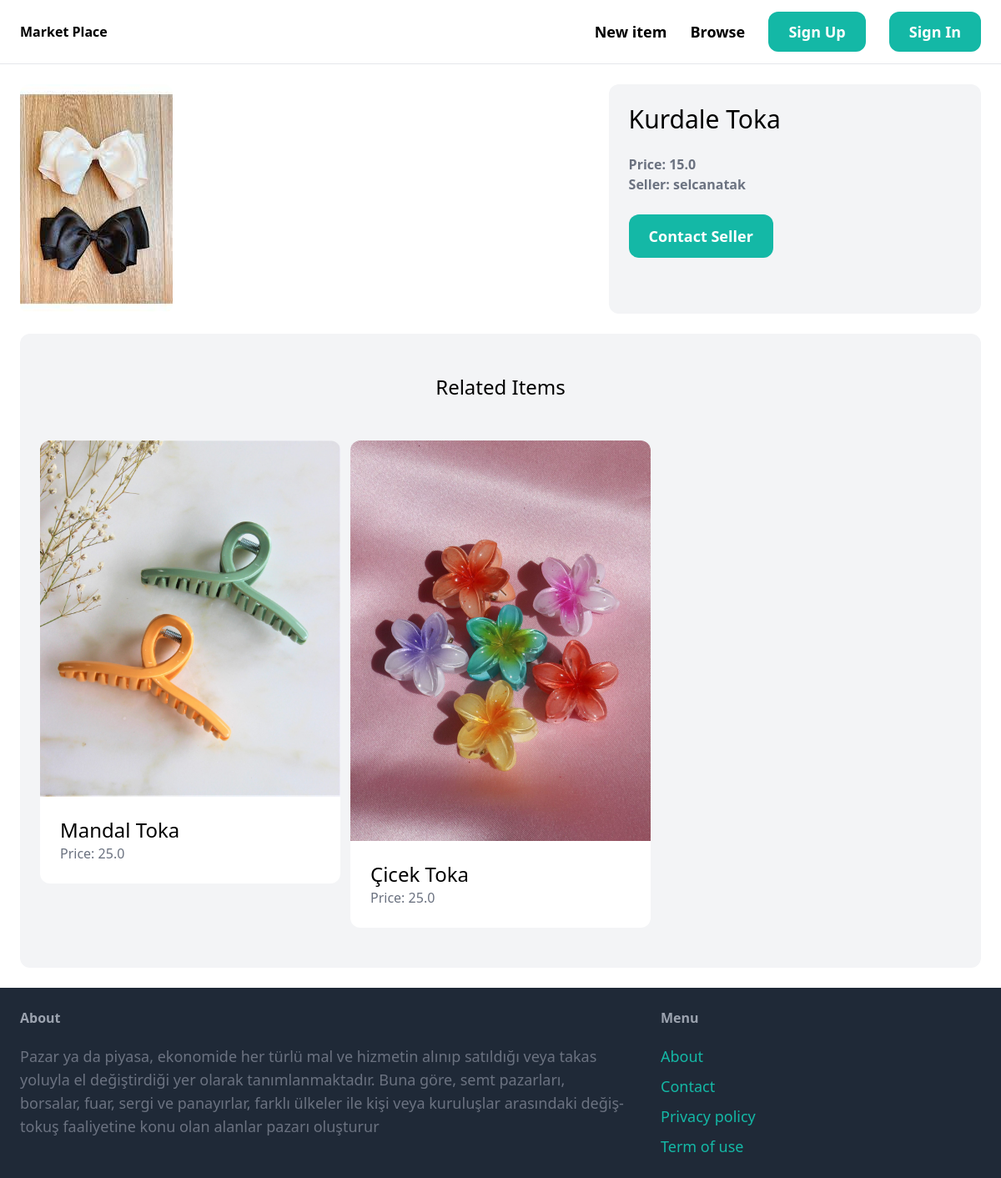
The page /items/2 on the database its author committed.
### item/models.py (models this page shows, shortened)
class Item(models.Model):
    category = models.ForeignKey(Category, related_name='items', on_delete=models.CASCADE)
    name = models.CharField(max_length=255)
    description = models.TextField(blank=True, null=True)
    price = models.FloatField()
    image = models.ImageField(upload_to='item_images', blank=True, null=True)
    is_sold = models.BooleanField(default=False)
    created_by = models.ForeignKey(User, related_name='items', on_delete=models.CASCADE)
    created_at = models.DateTimeField(auto_now_add=True)

### item/views.py (the view)
# urls.py: path("items/<int:pk>", views.detail, name='detail'),
def detail(request, pk):
    item = get_object_or_404(Item, pk=pk)
    related_items = Item.objects.filter(category=item.category, is_sold=False).exclude(pk=pk)[0:3]
    context = {
        'item': item,
        'related_items': related_items,
    }
    return render(request, 'item/detail.html', context)

### templates/item/detail.html (shortened to what this page needs)
{% extends 'marketplace/base.html' %}
{% block content %}
<div class="grid grid-cols-5 gap-6">
    <div class="col-span-3">
        <img src="{{ item.image.url }}" class="rounded-xl">
    </div>
    <div class="col-span-2 p-6 bg-gray-100 rounded-xl" >
        <h1 class="mb-6 text-3xl" > {{item.name}} </h1>
        <p class="text-gray-500" ><strong> Price: {{item.price}} </strong></p>
        <p class="text-gray-500" ><strong> Seller: {{item.created_by.username}} </strong></p>
        <a href="#" class="inline-block mt-6 px-6 py-3 text-lg font-semibold bg-teal-500 text-white rounded-xl hover:bg-teal-700">Contact Seller </a>
    </div>
</div>
<div class="mt-6 px-6 py-12 bg-gray-100 rounded-xl ">
    <h2 class="mb-12 text-2xl text-center"> Related Items</h2>
    <div class="grid grid-cols-3 gap-3">
        {% for item in related_items %}
        <div>
            <a href="{% url 'item:detail' item.id %}">
                <div>
                    <img src="{{ item.image.url }}" class="rounded-t-xl">
                </div>
            <div class="p-6 bg-white rounded-b-xl">
                <h2 class="text-2xl">{{ item.name }}</h2>
                <p class="text-gray-500"> Price: {{ item.price }}</p>
            </div>
                </a>
        </div>
        {% endfor %}
    </div>
</div>
{% endblock %}

### rows shown on the page
Item: image (picture), name "Kurdale Toka", price "15.0", created_by.username "selcanatak"
Item: image (picture), name "Mandal Toka", price "25.0"
Item: image (picture), name "Çicek Toka", price "25.0"
